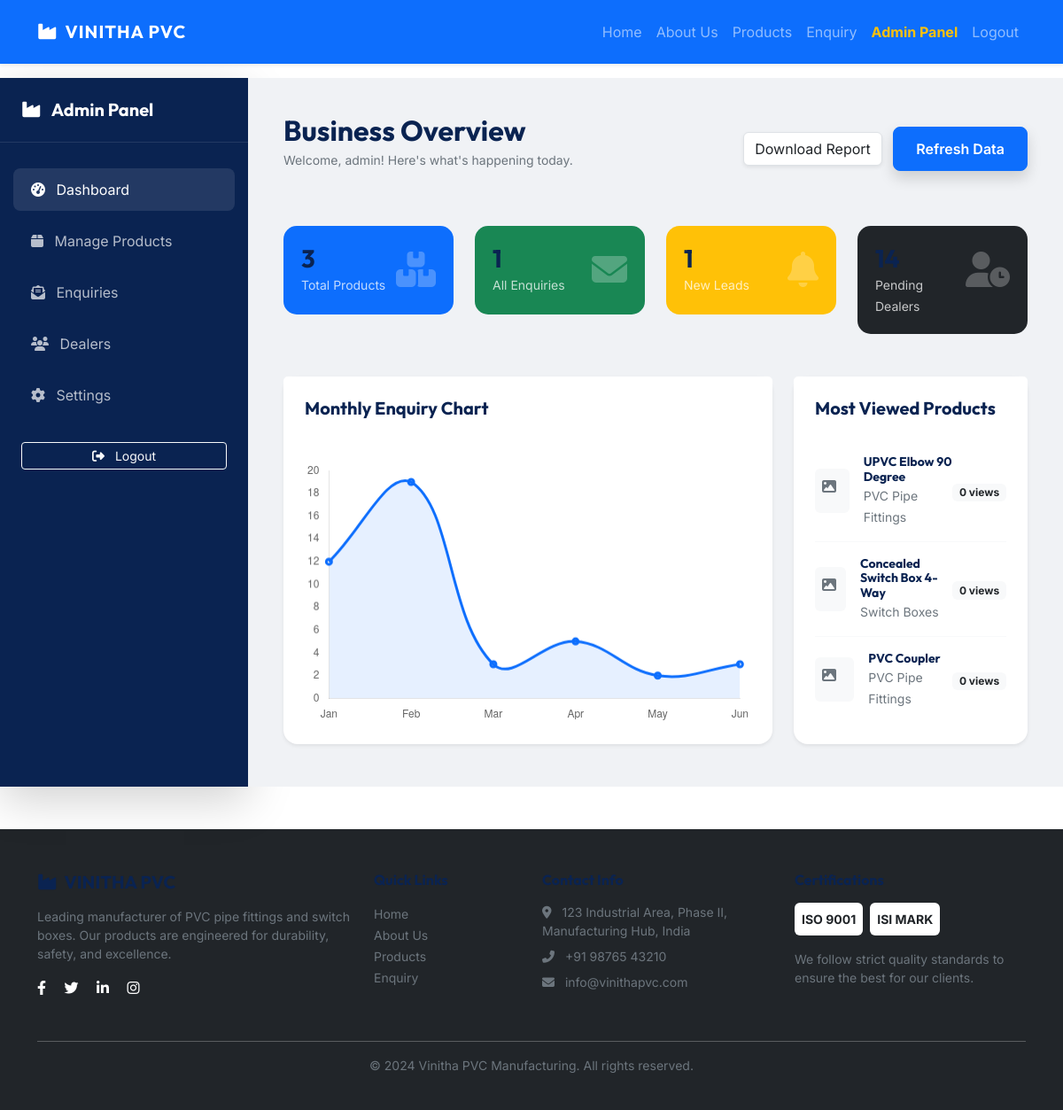
The page /admin/dashboard (signed in) on the database its author committed.
### models/models.py (models this page shows, shortened)
class User(UserMixin, db.Model):
    __tablename__ = 'users'
    id = db.Column(db.Integer, primary_key=True)
    username = db.Column(db.String(50), unique=True, nullable=False)
    email = db.Column(db.String(100), unique=True, nullable=False)
    password_hash = db.Column(db.String(255), nullable=False)
    role = db.Column(db.String(20), default='admin')
    created_at = db.Column(db.DateTime, default=datetime.utcnow)

class Product(db.Model):
    __tablename__ = 'products'
    id = db.Column(db.Integer, primary_key=True)
    category_id = db.Column(db.Integer, db.ForeignKey('categories.id'))
    name = db.Column(db.String(200), nullable=False)
    description = db.Column(db.Text)
    specifications = db.Column(db.JSON)
    material = db.Column(db.String(100))
    size_range = db.Column(db.String(100))
    application = db.Column(db.String(255))
    image_url = db.Column(db.String(255))
    datasheet_url = db.Column(db.String(255))
    is_featured = db.Column(db.Boolean, default=False)
    views = db.Column(db.Integer, default=0)
    created_at = db.Column(db.DateTime, default=datetime.utcnow)
    updated_at = db.Column(db.DateTime, default=datetime.utcnow, onupdate=datetime.utcnow)

class Category(db.Model):
    __tablename__ = 'categories'
    id = db.Column(db.Integer, primary_key=True)
    name = db.Column(db.String(100), unique=True, nullable=False)
    description = db.Column(db.Text)
    products = db.relationship('Product', backref='category', lazy=True)
    created_at = db.Column(db.DateTime, default=datetime.utcnow)

### admin/routes.py (the view)
@admin_bp.route('/dashboard')
@login_required
def dashboard():
    if current_user.role != 'admin':
        return redirect(url_for('main.index'))
    total_products = Product.query.count()
    total_enquiries = Enquiry.query.count()
    new_enquiries = Enquiry.query.filter_by(status='new').count()
    most_viewed = Product.query.order_by(Product.views.desc()).limit(5).all()
    enquiry_labels = ['Jan', 'Feb', 'Mar', 'Apr', 'May', 'Jun']
    enquiry_data = [12, 19, 3, 5, 2, 3] # Placeholder data
    return render_template('admin/dashboard.html',
                           total_products=total_products,
                           total_enquiries=total_enquiries,
                           new_enquiries=new_enquiries,
                           most_viewed=most_viewed,
                           enquiry_labels=enquiry_labels,
                           enquiry_data=enquiry_data)

### app.py (called while the page is built)
def create_app(config_class=Config):
    app = Flask(__name__)
    app.config.from_object(config_class)
    db.init_app(app)
    csrf = CSRFProtect(app)
    login_manager = LoginManager(app)
    login_manager.login_view = 'admin.login'
    login_manager.login_message_category = 'info'
    @login_manager.user_loader
    def load_user(user_id):
        return User.query.get(int(user_id))
    from routes.main import main_bp
    from admin.routes import admin_bp
    app.register_blueprint(main_bp)
    app.register_blueprint(admin_bp, url_prefix='/admin')
    os.makedirs(app.config['UPLOAD_FOLDER'], exist_ok=True)
    with app.app_context():
        pass
    return app

### templates/admin/dashboard.html (shortened to what this page needs)
{% extends "layout.html" %}
{% block content %}
<div class="admin-container">
    <div class="admin-sidebar shadow-lg">
        <div class="p-4 border-bottom border-white border-opacity-10 mb-4">
            <h5 class="fw-bold mb-0 text-white"><i class="fas fa-industry me-2"></i> Admin Panel</h5>
        </div>
        <nav class="nav flex-column mb-auto">
            <a class="nav-link admin-link active" href="{{ url_for('admin.dashboard') }}"><i
                    class="fas fa-tachometer-alt me-2"></i> Dashboard</a>
            <a class="nav-link admin-link" href="{{ url_for('admin.manage_products') }}"><i class="fas fa-box me-2"></i>
                Manage Products</a>
            <a class="nav-link admin-link" href="{{ url_for('admin.manage_enquiries') }}"><i
                    class="fas fa-envelope-open-text me-2"></i> Enquiries</a>
            <a class="nav-link admin-link" href="#"><i class="fas fa-users me-2"></i> Dealers</a>
            <a class="nav-link admin-link" href="#"><i class="fas fa-cog me-2"></i> Settings</a>
        </nav>
        <div class="mt-auto p-4">
            <a href="{{ url_for('admin.logout') }}" class="btn btn-outline-light btn-sm w-100"><i
                    class="fas fa-sign-out-alt me-2"></i> Logout</a>
        </div>
    </div>
    <div class="admin-main">
        <div class="d-flex justify-content-between align-items-center mb-5">
            <div>
                <h2 class="fw-bold mb-1">Business Overview</h2>
                <p class="text-secondary small">Welcome, {{ current_user.username }}! Here's what's happening today.</p>
            </div>
            <div>
                <button class="btn btn-white shadow-sm border bg-white me-2">Download Report</button>
                <button class="btn btn-primary shadow">Refresh Data</button>
            </div>
        </div>
        <div class="row g-4 mb-5">
            <div class="col-md-3">
                <div class="stat-card bg-primary">
                    <div class="d-flex justify-content-between">
                        <div>
                            <h3 class="fw-bold mb-0">{{ total_products }}</h3>
                            <small class="opacity-75">Total Products</small>
                        </div>
                        <div class="fs-1 opacity-25"><i class="fas fa-boxes"></i></div>
                    </div>
                </div>
            </div>
            <div class="col-md-3">
                <div class="stat-card bg-success">
                    <div class="d-flex justify-content-between">
                        <div>
                            <h3 class="fw-bold mb-0">{{ total_enquiries }}</h3>
                            <small class="opacity-75">All Enquiries</small>
                        </div>
                        <div class="fs-1 opacity-25"><i class="fas fa-envelope"></i></div>
                    </div>
                </div>
            </div>
            <div class="col-md-3">
                <div class="stat-card bg-warning">
                    <div class="d-flex justify-content-between">
                        <div>
                            <h3 class="fw-bold mb-0">{{ new_enquiries }}</h3>
                            <small class="opacity-75">New Leads</small>
                        </div>
                        <div class="fs-1 opacity-25"><i class="fas fa-bell"></i></div>
                    </div>
                </div>
            </div>
            <div class="col-md-3">
                <div class="stat-card bg-dark">
                    <div class="d-flex justify-content-between">
                        <div>
                            <h3 class="fw-bold mb-0">14</h3>
                            <small class="opacity-75">Pending Dealers</small>
                        </div>
                        <div class="fs-1 opacity-25"><i class="fas fa-user-clock"></i></div>
                    </div>
                </div>
            </div>
        </div>
        <div class="row g-4">
            <div class="col-lg-8">
                <div class="card border-0 shadow-sm rounded-4 h-100">
                    <div class="card-header bg-white p-4 border-0">
                        <h5 class="fw-bold mb-0">Monthly Enquiry Chart</h5>
                    </div>
                    <div class="card-body p-4 text-center">
                        <canvas id="enquiryChart" height="250"></canvas>
                    </div>
                </div>
            </div>
            <div class="col-lg-4">
                <div class="card border-0 shadow-sm rounded-4 h-100">
                    <div class="card-header bg-white p-4 border-0">
                        <h5 class="fw-bold mb-0">Most Viewed Products</h5>
                    </div>
                    <div class="card-body p-4 pt-0">
                        <ul class="list-group list-group-flush">
                            {% for product in most_viewed %}
                            <li class="list-group-item px-0 py-3 border-light">
                                <div class="d-flex align-items-center">
                                    <div class="bg-light rounded p-2 me-3" style="width: 50px; height: 50px;">
                                        <i class="fas fa-image text-secondary"></i>
                                    </div>
                                    <div class="flex-grow-1">
                                        <h6 class="fw-bold mb-0 small">{{ product.name }}</h6>
                                        <small class="text-secondary">{{ product.category.name }}</small>
                                    </div>
                                    <div class="text-end">
                                        <span class="badge bg-light text-dark">{{ product.views }} views</span>
                                    </div>
                                </div>
                            </li>
                            {% endfor %}
                        </ul>
                    </div>
                </div>
            </div>
        </div>
    </div>
</div>
{% endblock %}
{% block extra_js %}
<script>
    const ctx = document.getElementById('enquiryChart').getContext('2d');
    new Chart(ctx, {
        type: 'line',
        data: {
            labels: {{ enquiry_labels| tojson }},
        datasets: [{
            label: 'Enquiries per Month',
            data: {{ enquiry_data| tojson }},
        borderColor: '#0d6efd',
        backgroundColor: 'rgba(13, 110, 253, 0.1)',
        tension: 0.4,
        fill: true,
        borderWidth: 3
            }]
        },
        options: {
        responsive: true,
        maintainAspectRatio: false,
        plugins: {
            legend: { display: false }
        },
        scales: {
            y: { beginAtZero: true, grid: { display: false } },
            x: { grid: { display: false } }
        }
    }
    });
</script>
{% endblock %}

### static/css/style.css (style rules this page uses)
:root { --primary-color: #0d6efd; --secondary-color: #198754; --dark-blue: #0a2351; --light-bg: #f8f9fa; --accent-color: #20c997; --font-heading: 'Outfit', sans-serif; --font-body: 'Inter', sans-serif; }
body { font-family: var(--font-body); background-color: #ffffff; color: #333; }
h1, h2, h3, h4, h5, h6 { font-family: var(--font-heading); color: var(--dark-blue); font-weight: 700; }
.stat-card { border: none; border-radius: 15px; padding: 20px; color: white; }
.btn-primary { padding: 12px 25px; font-weight: 600; border-radius: 8px; }

### templates/admin/dashboard.html (style rules this page uses)
.admin-container { display: flex; min-height: 100vh; }
.admin-sidebar { width: 280px; background: #0a2351; color: white; flex-shrink: 0; }
.admin-main { flex-grow: 1; padding: 40px; background: #f0f2f5; }
.nav-link.admin-link { color: rgba(255, 255, 255, 0.7); padding: 12px 20px; border-radius: 8px; margin: 5px 15px; }
.nav-link.admin-link:hover, .nav-link.admin-link.active { background: rgba(255, 255, 255, 0.1); color: white; }

### rows shown on the page
User: username "admin"
Product: name "UPVC Elbow 90 Degree", category.name "PVC Pipe Fittings", views "0"
Product: name "Concealed Switch Box 4-Way", category.name "Switch Boxes", views "0"
Product: name "PVC Coupler", category.name "PVC Pipe Fittings", views "0"

### other values the page prints
{{ total_products }} "3"
{{ total_enquiries }} "1"
{{ new_enquiries }} "1"
chart data {{ enquiry_labels| tojson }} ["Jan", "Feb", "Mar", "Apr", "May", "Jun"]
chart data {{ enquiry_data| tojson }} [12, 19, 3, 5, 2, 3]
